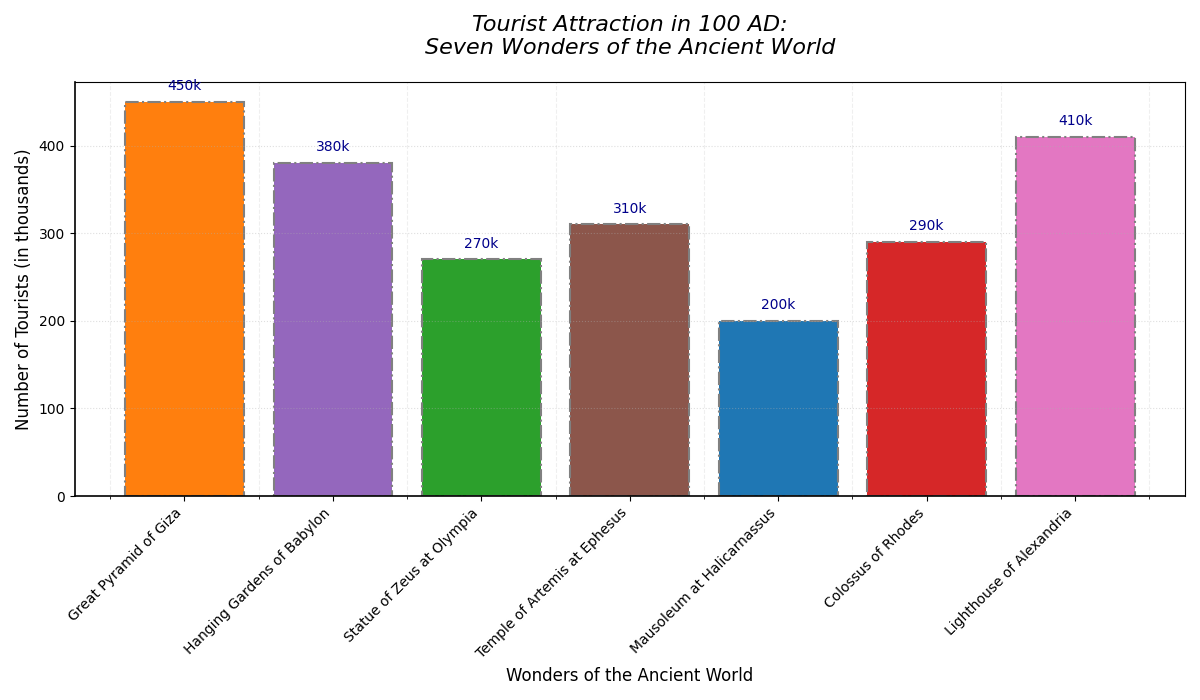

The Python source for this figure:
import matplotlib.pyplot as plt
import numpy as np

wonders = [
    "Great Pyramid of Giza", "Hanging Gardens of Babylon",
    "Statue of Zeus at Olympia", "Temple of Artemis at Ephesus",
    "Mausoleum at Halicarnassus", "Colossus of Rhodes", 
    "Lighthouse of Alexandria"
]

tourists = np.array([450, 380, 270, 310, 200, 290, 410])

# Change the color palette
new_colors = ['#ff7f0e', '#9467bd', '#2ca02c', '#8c564b', '#1f77b4', '#d62728', '#e377c2']

fig, ax = plt.subplots(figsize=(12, 7))
bars = ax.bar(wonders, tourists, color=new_colors, linewidth=1.5, edgecolor='grey', linestyle='-.')

for bar in bars:
    yval = bar.get_height()
    ax.text(bar.get_x() + bar.get_width() / 2, yval + 10, f'{yval}k', ha='center', va='bottom', fontsize=10, color='darkblue')

ax.set_title('Tourist Attraction in 100 AD:\nSeven Wonders of the Ancient World', fontsize=16, pad=20, style='italic')
ax.set_xlabel('Wonders of the Ancient World', fontsize=12)
ax.set_ylabel('Number of Tourists (in thousands)', fontsize=12)

plt.xticks(rotation=45, ha='right')

# Modify grid appearance and enable minor grid
ax.yaxis.grid(True, linestyle=':', alpha=0.4)
ax.xaxis.grid(True, which='minor', linestyle='--', alpha=0.2)
ax.xaxis.set_minor_locator(plt.MultipleLocator(0.5))

# Add a box border around the plot
ax.spines['top'].set_visible(True)
ax.spines['right'].set_visible(True)
ax.spines['top'].set_color('black')
ax.spines['left'].set_linewidth(1.2)
ax.spines['bottom'].set_linewidth(1.2)

plt.tight_layout()
plt.show()
